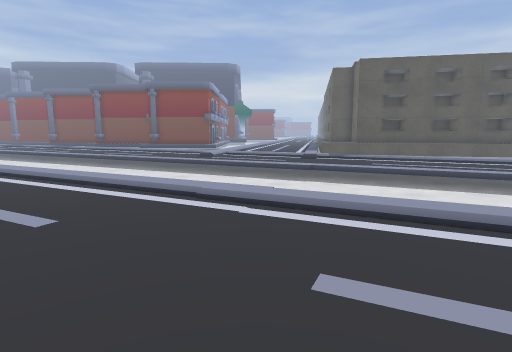
[1] (above)

21 first-person views from a walk through a Godot game level. The camera is 1.3 m above the floor, tilts 8° down and sees 80° across. The floor is counted in squares, 1 m on a side. Each view is taken from the middle of a square. On the plan, view 1 faces up. The plan holds only what a view shows up to about 14 squares ahead; the rest is blank. The place goes on beyond the plan. Some surface patterns are stand-ins.

[2]
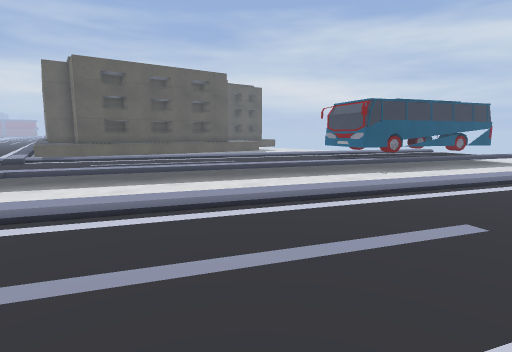

[3]
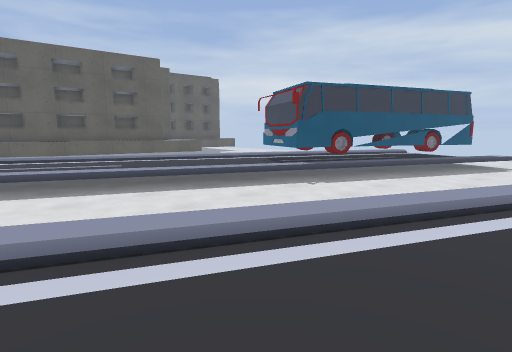

[4]
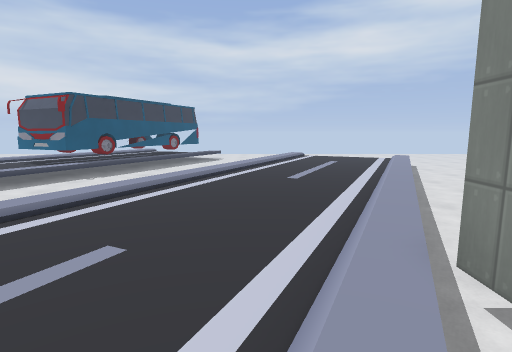

[5]
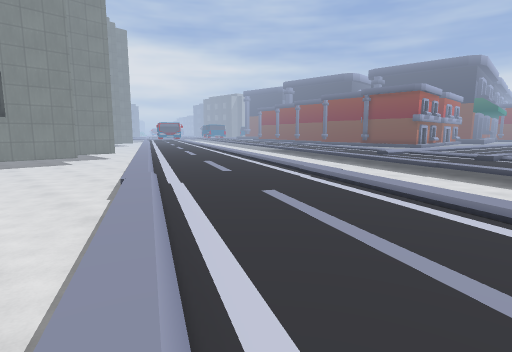

[6]
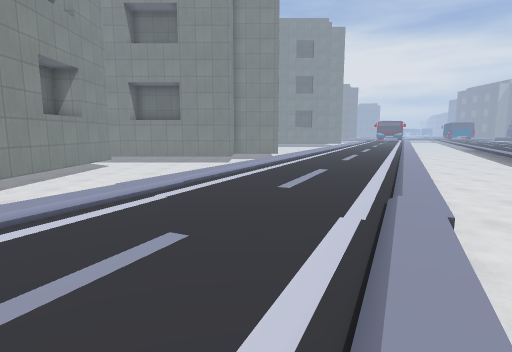

[7]
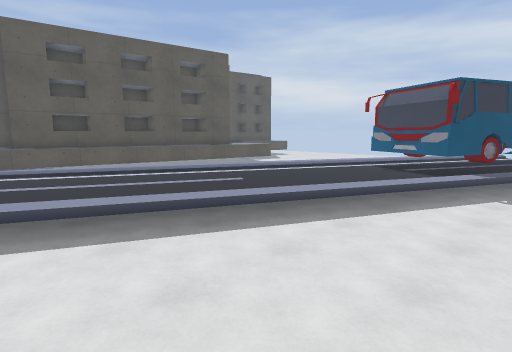

[8]
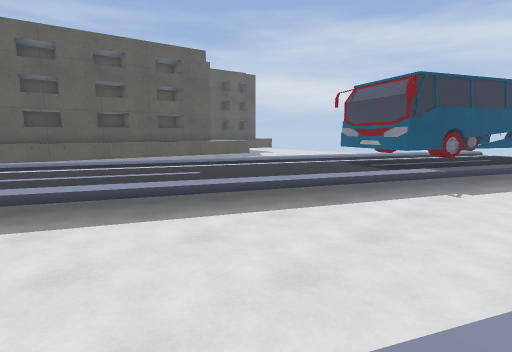

[9]
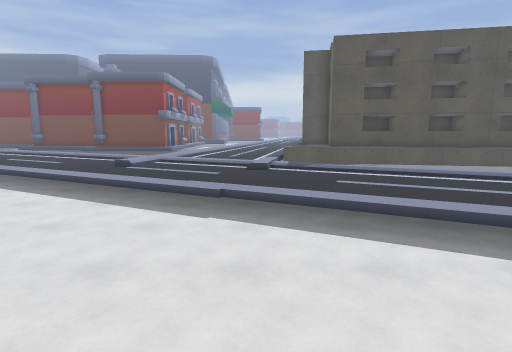

[10]
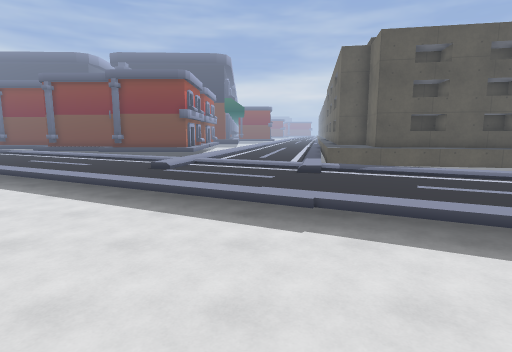

[11]
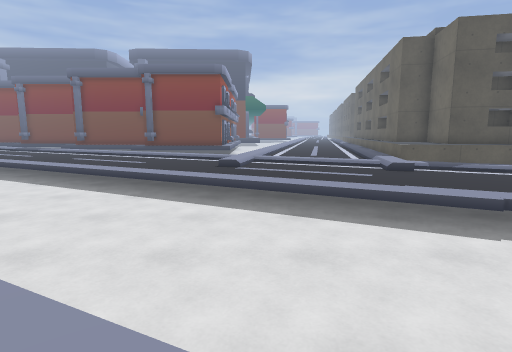

[12]
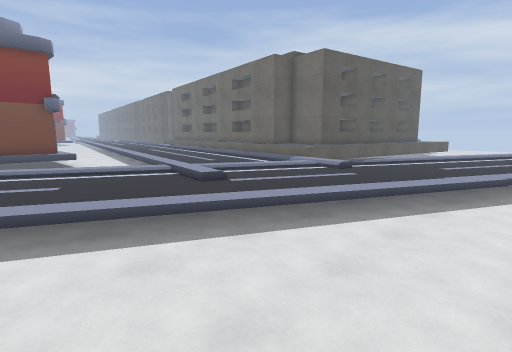

[13]
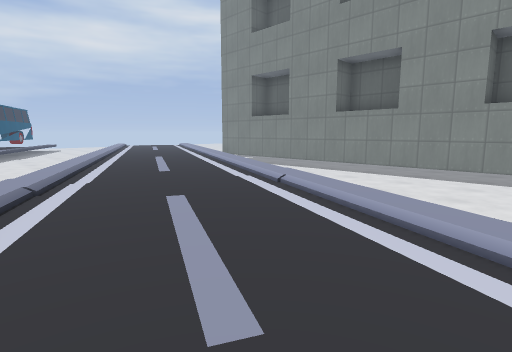

[14]
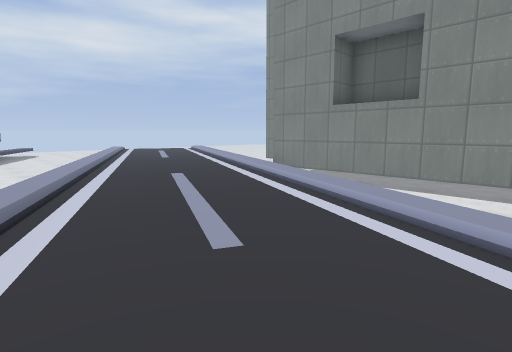

[15]
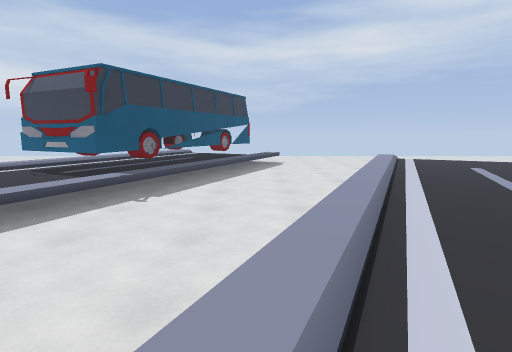

[16]
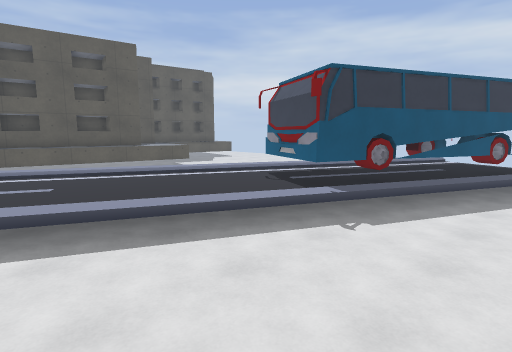

[17]
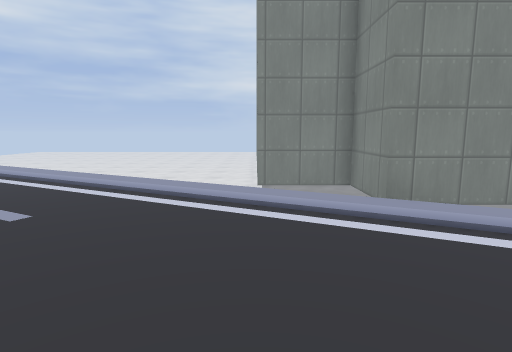

[18]
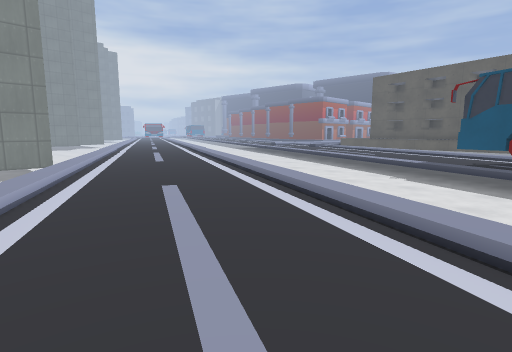

[19]
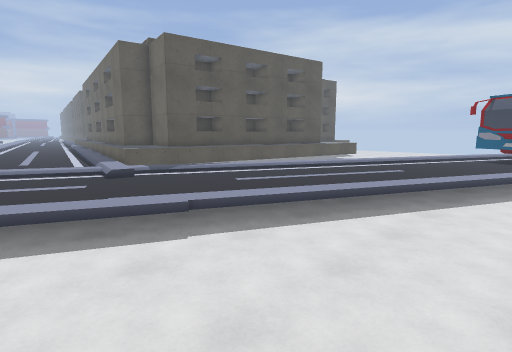

[20]
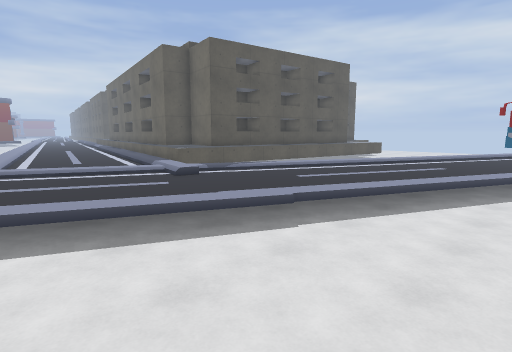

[21]
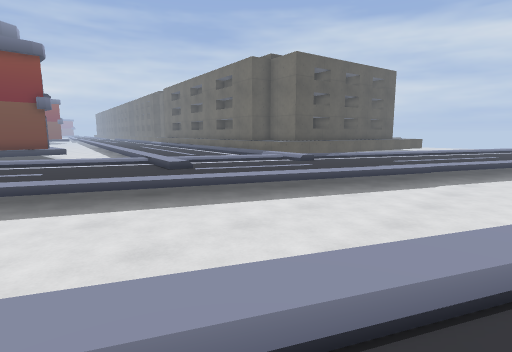

### Floor plan
Key: @ floor where view 1 was taken; # wall or solid block; . main floor; : floor 0.25 m higher than the main floor; - floor 0.25 m lower than the main floor; / step, stairs or slope; = window, fence, low wall or low ledge; v drop or lower ground; B bus.
Columns run from 9 left of view 1 to 20 right of it. Each row starts with its distance up from view 1.
 25  vv     ...
 24  /:vv  :....
 23  ..//vv/  ...
 22  ....////   .:
 21 ......///// .vvvv###
 20 ....../..////=#vvvvv ##
 19 ....../...../:=    #vvvv
 18 :/..........://==
 17 v=:/...........//==
 16 --==:/............/:=
 15 ----=v:/............/:=
 14 -------v:/............/:==
 13 ---------=:/............/:==
 12 =---------=/=//.........../:=
 11 :==----------==//.........../
 10 ./:==----------/=//.........B
  9 .../:==----------v=//......BBB
  8 .....//=-----------v///....B
  7 ......./:==----------==:/.BBB
  6 .........//==  --------==:/BBB
  5 ...........//==----------=/:.B
  4 :/...........//==-----------v
  3 vv:/...........//==-----------
  2 vvvv:/............/:=---------
  1 vvvvvv:/............/:=-------
  0 vvvvvvvv:@............/:==----
 -1 vvvvvvvvvv:/............/:==--
 -2 vvvvvvvvvvvv:/............/:=v
 -3 vvvvvvvvvvvvvv///.........../:
 -4 ##vvvv#vvvv##vv#=//...........
 -5  -=   -==  --==#=#=//.........
 -6  --     -------## #v///.......
 -7                ####--vv:/.....

Where each view was taken, in squares from view 1:
view 1: 0 up, 0 right, facing up
view 2: 1 down, 1 right, facing up-right
view 3: 1 down, 7 right, facing up-right
view 4: 2 down, 3 right, facing right
view 5: 3 down, 6 right, facing up-left
view 6: 4 up, 5 right, facing left
view 7: 4 up, 5 right, facing up-right
view 8: 3 up, 6 right, facing up-right
view 9: 5 up, 3 right, facing up
view 10: 6 up, 1 right, facing up
view 11: 7 up, 2 left, facing up
view 12: 11 up, 9 left, facing up-right
view 13: 8 up, 9 left, facing down-right
view 14: 5 up, 2 left, facing down-right
view 15: 2 up, 8 right, facing right
view 16: 2 up, 10 right, facing up-right
view 17: 2 up, 9 right, facing down
view 18: 7 down, 20 right, facing up-left
view 19: 7 up, 1 left, facing up-right
view 20: 8 up, 3 left, facing up-right
view 21: 9 up, 9 left, facing up-right
